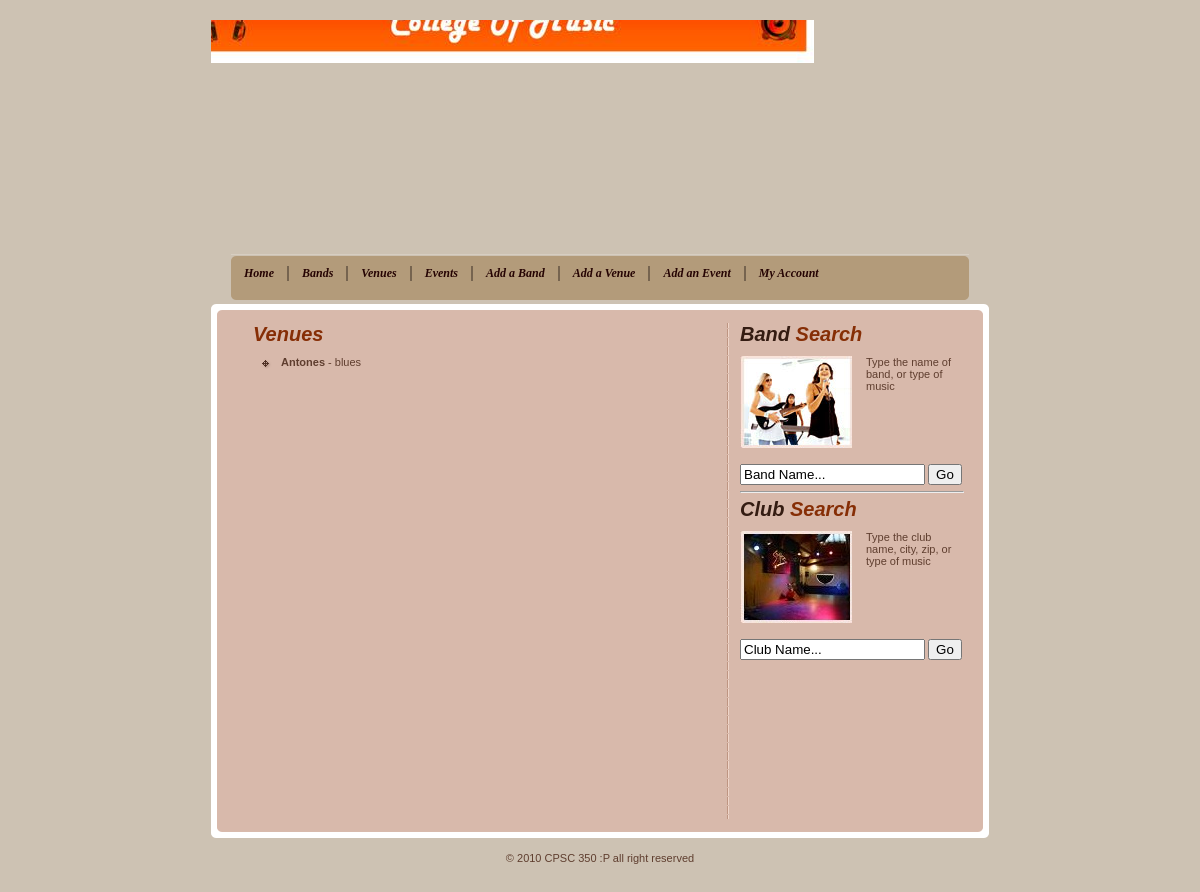
Before: /venues.php with the older database file.
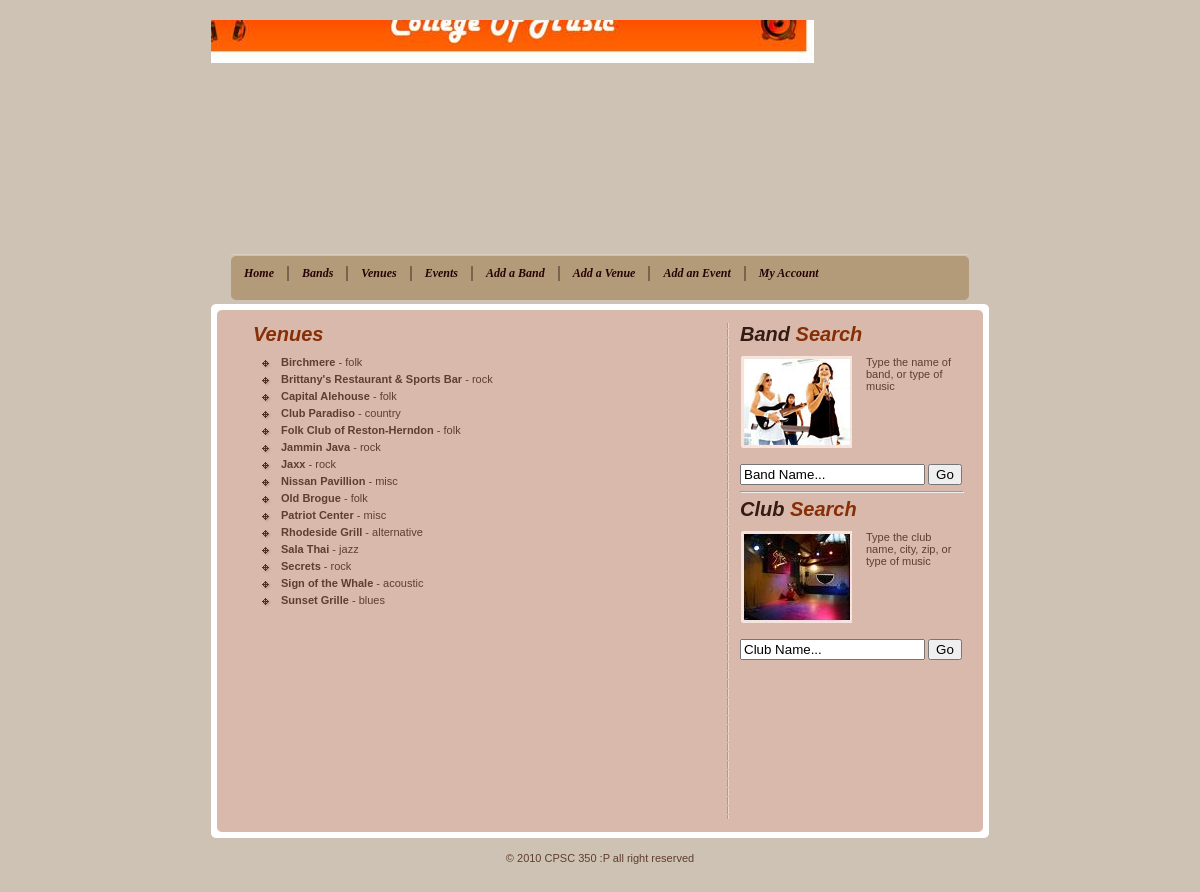
After: the same page with the newer database file.
### tables this page shows
CREATE TABLE IF NOT EXISTS `venue` (
  `venueId` int(11) NOT NULL AUTO_INCREMENT,
  `name` varchar(100) NOT NULL,
  `city` varchar(20) NOT NULL,
  `zipcode` int(11) NOT NULL,
  `description` text NOT NULL,
  `musicType` varchar(100) NOT NULL,
  PRIMARY KEY (`venueId`),
  UNIQUE KEY `name` (`name`),
  KEY `city` (`city`,`zipcode`),
  KEY `musicType` (`musicType`)
);

### venues.php (the view)
<?php include("header.php");?>
<h2>Venues</h2>
<ul>
	<?php
	$search = str_replace("'","\'",$_POST['venueSearch']);
	$query = "SELECT * FROM Venue WHERE name LIKE '%{$search}%' OR city LIKE '%{$search}%' OR zipcode = '{$search}' OR musicType LIKE '%{$search}%' ORDER BY name ASC";
	$result = mysqli_query($db,$query);
	while($row = mysqli_fetch_array($result)) { ?>
	<li>
		<a href="venue.php?venueId=<?php echo $row['venueId'];?>"><?php echo $row['name'];?></a> - <?php echo $row['musicType'];?>
	</li>
	<?php } ?>
</ul>
<?php include("footer.php");?>

Changed rows visible on the page:
removed venue: name "Antones", musicType "blues"
added venue: name "Birchmere", musicType "folk"
added venue: name "Brittany's Restaurant & Sports Bar", musicType "rock"
added venue: name "Capital Alehouse", musicType "folk"
added venue: name "Club Paradiso", musicType "country"
added venue: name "Folk Club of Reston-Herndon", musicType "folk"
added venue: name "Jammin Java", musicType "rock"
added venue: name "Jaxx", musicType "rock"
added venue: name "Nissan Pavillion", musicType "misc"
added venue: name "Old Brogue", musicType "folk"
added venue: name "Patriot Center", musicType "misc"
added venue: name "Rhodeside Grill", musicType "alternative"
added venue: name "Sala Thai", musicType "jazz"
added venue: name "Secrets", musicType "rock"
added venue: name "Sign of the Whale", musicType "acoustic"
added venue: name "Sunset Grille", musicType "blues"
